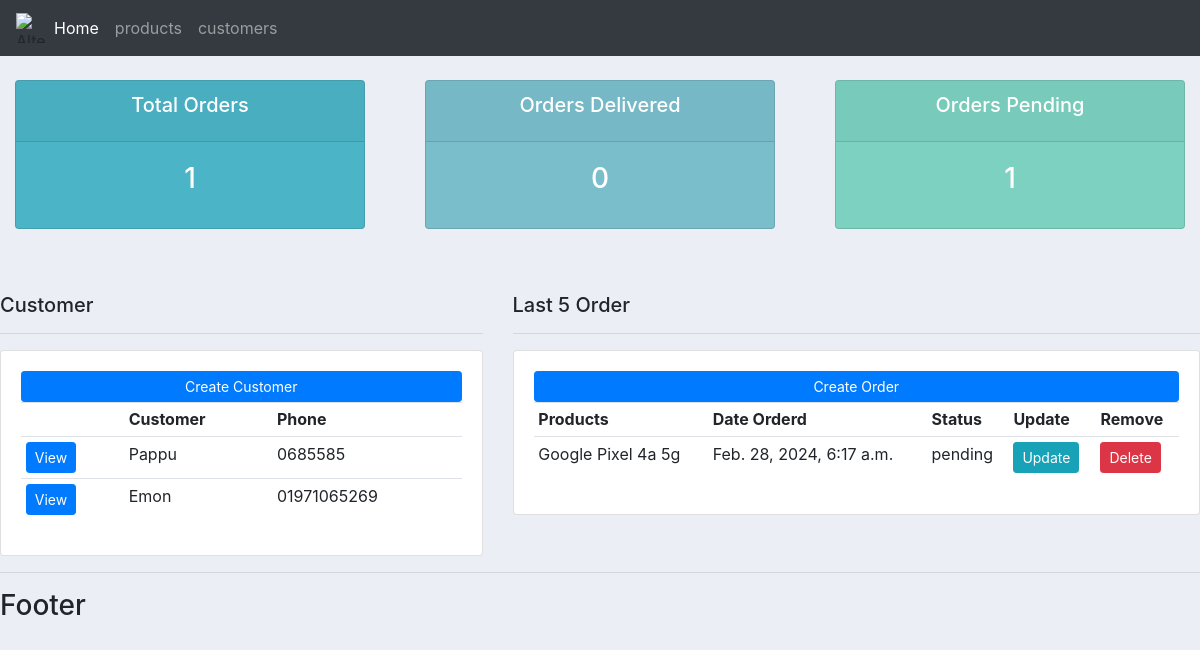
The app's page /, older data.
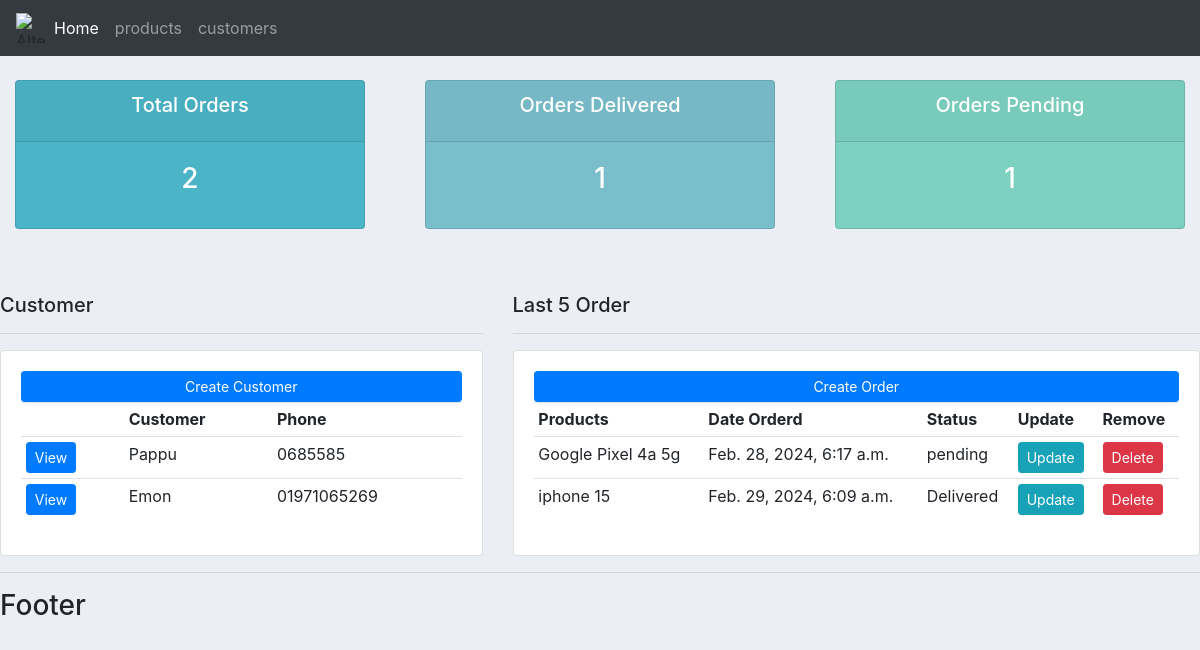
The same page, newer data.
### account/models.py (models this page shows, shortened)
class Customer(models.Model):
	name = models.CharField(max_length=200, null=True)
	phone = models.CharField(max_length=200, null=True)
	email = models.CharField(max_length=200, null=True)
	date_created = models.DateTimeField(auto_now_add=True, null=True)

class Order(models.Model):
    STATUS = (
        ('pending', 'pending'),
        ('out of delivery', 'out of delivery'),
        ('Delivered', 'Delivered'),
    )
    customer = models.ForeignKey(Customer, null=True, on_delete=models.SET_NULL)
    product = models.ForeignKey(Products, null=True, on_delete=models.SET_NULL)
    date_created = models.DateTimeField(auto_now_add=True, null=True)
    status = models.CharField(max_length=200, null=True, choices=STATUS)
    tag= models.ManyToManyField(Tag)

class Products(models.Model):
    CATEGORY = (
        ('indoor', 'Indoor'),
        ('outdoor', 'Outdoor'),
    )
    name = models.CharField(max_length=200, null=True)
    price = models.FloatField(null=True)
    category = models.CharField(max_length=200, null=True, choices=CATEGORY)
    date_created = models.DateTimeField(auto_now_add=True, null=True)
    tag = models.ManyToManyField(Tag)
    def __str__(self):
        return self.name

### account/views.py (the view)
# urls.py: path('', views.home, name ='home'),          # No spaces around the path string
def home(request):
      orders = Order.objects.all()
      customers = Customer.objects.all()
      total_customers = customers.count()
      total_orders = orders.count()
      delivered = orders.filter(status='Delivered').count()
      pending = orders.filter(status='pending').count()
      context = {'orders':orders, 'customers': customers,
       'total_customers':total_customers, 'total_orders': total_orders,
        'delivered':delivered, 'pending':pending}
      return render(request,'account/deshboard.html' ,context)

### account/templates/account/deshboard.html (shortened to what this page needs)
{% extends 'account/main.html' %}
{% block content %}
{% include 'account/status.html' %}
<br>
<br>
<div class="row">
    <div class="col-md-5">
        <h5>Customer</h5>
        <hr>
        <div class="card card-body">
            <a href="" class="btn btn-primary btn-sm btn-block"> Create Customer</a>
            <table class="table table-sm">
                <tr>
                    <th></th>
                    <th>Customer</th>
                    <th>Phone</th>
                </tr>
                {% for customer in customers %}
                        <tr>
                            <td><a href="{% url 'customers' customer.id %}" class="btn btn-sm btn-primary">View</a></td>
                            <td>{{customer.name}}</td>
                            <td>{{customer.phone}}</td>
                        </tr>
                {% endfor %}
            </table>
        </div>
    </div>
    <div class="col-md-7">
        <h5>Last 5 Order</h5>
        <hr>
        <div class="card card-body">
            <a href="{% url 'create_order' %}" class="btn btn-primary btn-sm btn-block"> Create Order</a>
            <table class="table table-sm">
                <tr>
                    <th>Products</th>
                    <th>Date Orderd</th>
                    <th>Status</th>
                    <th>Update</th>
                    <th>Remove</th>
                </tr>
                {% for order in orders %}
                <tr>
                    <td>{{order.product}}</td>
                    <td>{{order.date_created}}</td>
                    <td>{{order.status}}</td>
                    <td><a href="{% url 'update_order' order.id %}" class="btn btn-sm btn-info">Update</a></td>
                    <td><a href="{% url 'delete_order' order.id %}" class="btn btn-sm btn-danger">Delete</a></td>
                </tr>
        {% endfor %}
            </table>
        </div>
    </div>
</div>
{% endblock %}

Row changes from the older to the newer data that the page shows:
added Order: product "iphone 15", date_created "Feb. 29, 2024, 6:09 a.m.", status "Delivered"
Text that changed along with them:
{{ total_orders }}: "1" → "2"
{{ delivered }}: "0" → "1"
